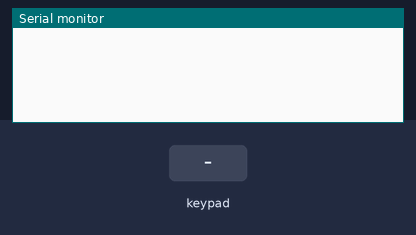
Simulated run of this sketch. Board: Arduino Uno, built with avr-gcc and run on an emulated ATmega328P. Shown: the last lines printed to the serial monitor. Inputs (shaded band) come from the test bench.

Above: at 1.2 s.
1.3 s: key '1' pressed
At 2.5 s:
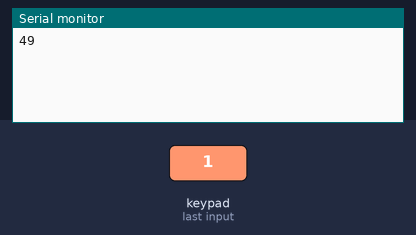
2.8 s: keypad keys 9 8 7 6 pressed 0.4 s apart
At 4.5 s:
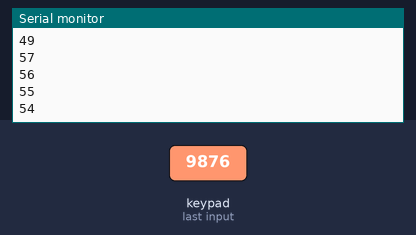
5.9 s: key '2' pressed
At 7.1 s:
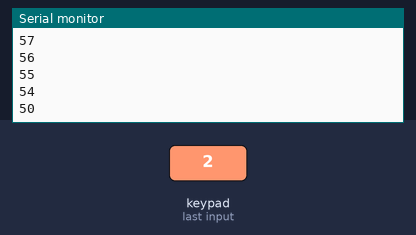
7.4 s: keypad keys 9 8 7 6 # pressed 0.4 s apart
At 9.5 s:
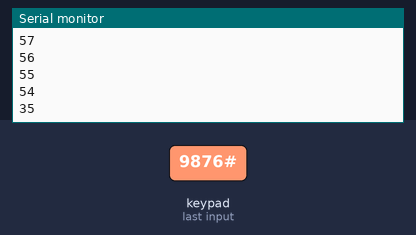
Timing chart, 0 to 11.0 s (numbered marks = the images above; inputs shaded):
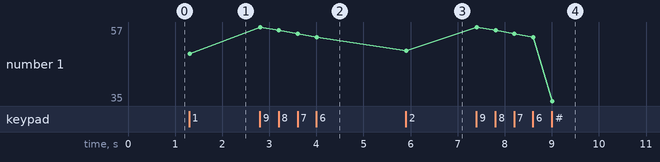

Measured:
- after the input at 1.3 s, the serial monitor: prints a new line at once (image 1)
- after the input at 2.8 s, the serial monitor: prints a new line at once (image 2)
- after the input at 5.9 s, the serial monitor: prints a new line at once (image 3)
- after the input at 7.4 s, the serial monitor: prints a new line at once (image 4)
- plotted number 1: 49 → 54 after the input at 2.8 s, 54 → 50 after the input at 5.9 s, 50 → 35 after the input at 7.4 s

The sketch:

diy18_1.ino
```cpp
#include <Keypad.h>    // 引用Keypad程式庫

#define KEY_ROWS 4 // 按鍵模組的列數
#define KEY_COLS 4 // 按鍵模組的行數

// 依照行、列排列的按鍵字元（二維陣列）
char keymap[KEY_ROWS][KEY_COLS] = {
  {'1', '2', '3', 'A'},
  {'4', '5', '6', 'B'},
  {'7', '8', '9', 'C'},
  {'*', '0', '#', 'D'}
};

byte colPins[KEY_COLS] = {9, 8, 7, 6};     // 按鍵模組，行1~4接腳。
byte rowPins[KEY_ROWS] = {13, 12, 11, 10}; // 按鍵模組，列1~4接腳。

// 初始化Keypad物件
// 語法：Keypad(makeKeymap(按鍵字元的二維陣列), 模組列接腳, 模組行接腳, 模組列數, 模組行數)
Keypad myKeypad = Keypad(makeKeymap(keymap), rowPins, colPins, KEY_ROWS, KEY_COLS);

void setup(){
  Serial.begin(9600);
}

void loop(){
  // 透過Keypad物件的getKey()方法讀取按鍵的字元
  int key = myKeypad.getKey();

  if (key){  // 若有按鍵被按下…
    Serial.println(key);  // 顯示按鍵的字元
  }
}
```
